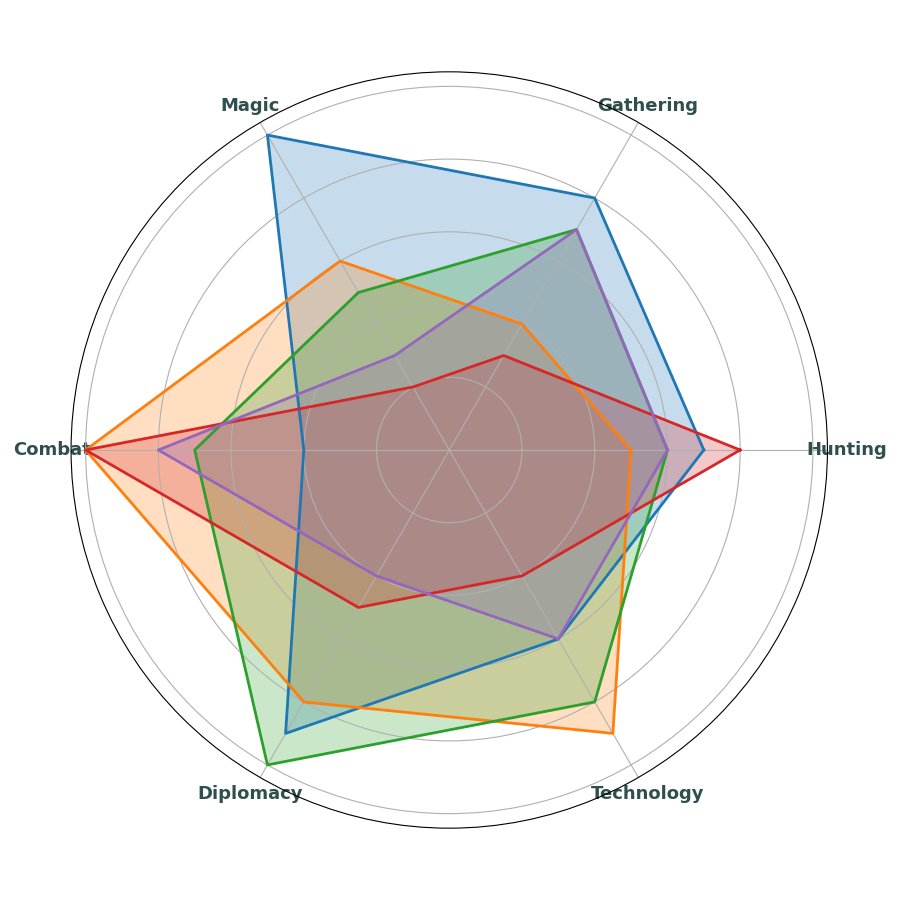

Source code (Python):
import matplotlib.pyplot as plt
import numpy as np

civilizations = ['Elves', 'Dwarves', 'Humans', 'Orcs', 'Goblins']
attributes = ['Hunting', 'Gathering', 'Magic', 'Combat', 'Diplomacy', 'Technology']

elves = [7, 8, 10, 4, 9, 6]
dwarves = [5, 4, 6, 10, 8, 9]
humans = [6, 7, 5, 7, 10, 8]
orcs = [8, 3, 2, 10, 5, 4]
goblins = [6, 7, 3, 8, 4, 6]

data = np.array([elves, dwarves, humans, orcs, goblins])

num_vars = len(attributes)
angles = np.linspace(0, 2 * np.pi, num_vars, endpoint=False).tolist()
angles += angles[:1]
data = np.concatenate((data, data[:, [0]]), axis=1)

fig, ax = plt.subplots(figsize=(9, 9), subplot_kw=dict(polar=True))

colors = ['#1f77b4', '#ff7f0e', '#2ca02c', '#d62728', '#9467bd']
for idx, (label, color) in enumerate(zip(civilizations, colors)):
    ax.plot(angles, data[idx], linewidth=2, linestyle='solid', color=color)
    ax.fill(angles, data[idx], color=color, alpha=0.25)

ax.set_yticklabels([])
ax.set_xticks(angles[:-1])
ax.set_xticklabels(attributes, fontsize=13, fontweight='bold', color='darkslategray')

plt.tight_layout()
plt.show()
